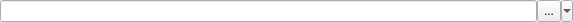
<?xml version="1.0" encoding="UTF-8"?>
<ui version="4.0">
 <class>Form</class>
 <widget class="QWidget" name="Form">
  <property name="windowModality">
   <enum>Qt::WindowModal</enum>
  </property>
  <property name="geometry">
   <rect>
    <x>0</x>
    <y>0</y>
    <width>573</width>
    <height>38</height>
   </rect>
  </property>
  <property name="sizePolicy">
   <sizepolicy hsizetype="Maximum" vsizetype="Maximum">
    <horstretch>0</horstretch>
    <verstretch>0</verstretch>
   </sizepolicy>
  </property>
  <property name="windowTitle">
   <string>Form</string>
  </property>
  <layout class="QHBoxLayout" name="horizontalLayout">
   <property name="spacing">
    <number>0</number>
   </property>
   <property name="sizeConstraint">
    <enum>QLayout::SetMaximumSize</enum>
   </property>
   <property name="margin">
    <number>0</number>
   </property>
   <item>
    <widget class="QLineEdit" name="edtUrl"/>
   </item>
   <item>
    <widget class="QToolButton" name="btnBrowse">
     <property name="minimumSize">
      <size>
       <width>32</width>
       <height>22</height>
      </size>
     </property>
     <property name="text">
      <string>...</string>
     </property>
     <property name="popupMode">
      <enum>QToolButton::MenuButtonPopup</enum>
     </property>
     <property name="toolButtonStyle">
      <enum>Qt::ToolButtonIconOnly</enum>
     </property>
     <property name="autoRaise">
      <bool>false</bool>
     </property>
    </widget>
   </item>
  </layout>
 </widget>
 <resources/>
 <connections/>
</ui>
